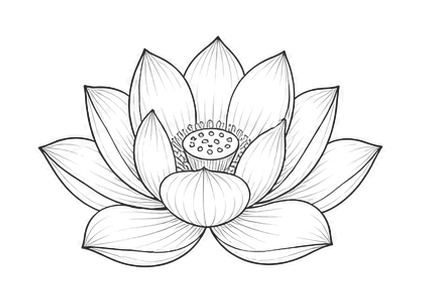
#> input picture Image_collections/primary-decor/florals/F01-lotus-front.png, 421 x 305 px
$ python extract-approved-flower-assets.py ../Image_collections/primary-decor/florals/F01-lotus-front.png out.png
#> lines starting #> are read from the running program, lines starting #| are printed output that depends on the picture; after the words box and inside, x2 and y2 are one past the last pixel; in counts of white or black regions, pixels touching at a corner belong together
from __future__ import annotations

import argparse
from pathlib import Path

from PIL import Image


def extract(
    source: Image.Image,
    *,
    column: int,
    row: int,
    columns: int,
    rows: int,
    output: Path,
) -> None:
    cell_width = source.width // columns
    cell_height = source.height // rows
    left = column * cell_width
    top = row * cell_height
    right = source.width if column == columns - 1 else left + cell_width
    bottom = source.height if row == rows - 1 else top + cell_height

    cell = source.crop((left, top, right, bottom)).convert("RGB")
    luminance = cell.convert("L")
    alpha = luminance.point(lambda value: 0 if value >= 250 else 255 - value)
    bbox = alpha.getbbox()
    if bbox is None:
        raise ValueError(f"No flower found in cell ({column}, {row})")

    alpha = alpha.crop(bbox)
    width, height = alpha.size
    padding = max(24, round(max(width, height) * 0.10))
    result = Image.new(
        "RGBA",
        (width + padding * 2, height + padding * 2),
        (0, 0, 0, 0),
    )
    ink = Image.new("RGBA", (width, height), (35, 35, 35, 255))
    ink.putalpha(alpha)
    result.alpha_composite(ink, (padding, padding))

    output.parent.mkdir(parents=True, exist_ok=True)
    result.save(output, optimize=True)


def main() -> None:
    parser = argparse.ArgumentParser()
    parser.add_argument("source", type=Path)
    parser.add_argument("output_root", type=Path)
    parser.add_argument(
        "--batch",
        choices=("F01-F12", "F13-F24", "SB01-SB12", "WF01-WF12", "HD01-HD12"),
        default="F01-F12",
    )
    args = parser.parse_args()

    image = Image.open(args.source)
#> image is the input picture: PIL image 421x305 RGBA; mean R, G, B, A 7.2, 7.2, 7.2, 13.9
    if args.batch == "F01-F12":
        assets = [
            ("F01-lotus-front.png", 0, 0),
            ("F02-lotus-side.png", 1, 0),
            ("F03-peony.png", 2, 0),
            ("F04-chrysanthemum.png", 3, 0),
            ("F05-orchid-spray.png", 0, 1),
            ("F06-small-flower-branch.png", 1, 1),
            ("F07-areca-blossom.png", 2, 1),
            ("F08-peach-blossom.png", 3, 1),
            ("F09-camellia.png", 0, 2),
            ("F10-magnolia.png", 1, 2),
            ("F11-vertical-flower-stem.png", 2, 2),
            ("F12-leaf-bud-filler.png", 3, 2),
        ]
    elif args.batch == "F13-F24":
        assets = [
            ("F13-garden-rose.png", 0, 0),
            ("F14-spray-rose.png", 1, 0),
            ("F15-hydrangea.png", 2, 0),
            ("F16-calla-lilies.png", 3, 0),
            ("F17-lily-stem.png", 0, 1),
            ("F18-babys-breath.png", 1, 1),
            ("F19-ranunculus.png", 2, 1),
            ("F20-anemone.png", 3, 1),
            ("F21-plum-blossom.png", 0, 2),
            ("F22-apricot-blossom.png", 1, 2),
            ("F23-carnation.png", 2, 2),
            ("F24-freesia.png", 3, 2),
        ]
    elif args.batch == "SB01-SB12":
        assets = [
            ("small-bouquets/SB01-lotus-cluster.png", 0, 0),
            ("small-bouquets/SB02-peony-jasmine.png", 1, 0),
            ("small-bouquets/SB03-orchid-cluster.png", 2, 0),
            ("small-bouquets/SB04-chrysanthemum-buds.png", 3, 0),
            ("small-bouquets/SB05-rose-babys-breath.png", 0, 1),
            ("small-bouquets/SB06-hydrangea-leaves.png", 1, 1),
            ("small-bouquets/SB07-calla-leaves.png", 2, 1),
            ("small-bouquets/SB08-lily-freesia.png", 3, 1),
            ("small-bouquets/SB09-magnolia-buds.png", 0, 2),
            ("small-bouquets/SB10-peach-plum.png", 1, 2),
            ("small-bouquets/SB11-camellia-carnation.png", 2, 2),
            ("small-bouquets/SB12-lotus-areca.png", 3, 2),
        ]
    elif args.batch == "WF01-WF12":
        assets = [
            ("single-flowers/WF01-lotus-front.png", 0, 0),
            ("single-flowers/WF02-lotus-side.png", 1, 0),
            ("single-flowers/WF03-peony.png", 2, 0),
            ("single-flowers/WF04-chrysanthemum.png", 3, 0),
            ("single-flowers/WF05-orchid-spray.png", 0, 1),
            ("single-flowers/WF06-small-flower-branch.png", 1, 1),
            ("single-flowers/WF07-areca-blossom.png", 2, 1),
            ("single-flowers/WF08-peach-blossom.png", 3, 1),
            ("single-flowers/WF09-camellia.png", 0, 2),
            ("single-flowers/WF10-magnolia.png", 1, 2),
            ("single-flowers/WF11-vertical-flower-stem.png", 2, 2),
            ("single-flowers/WF12-leaf-bud-filler.png", 3, 2),
        ]
    else:
        assets = [
            ("horizontal-dividers/HD01-lotus-divider.png", 0, 0),
            ("horizontal-dividers/HD02-peony-divider.png", 1, 0),
            ("horizontal-dividers/HD03-orchid-divider.png", 2, 0),
            ("horizontal-dividers/HD04-chrysanthemum-divider.png", 3, 0),
            ("horizontal-dividers/HD05-rose-divider.png", 0, 1),
            ("horizontal-dividers/HD06-hydrangea-divider.png", 1, 1),
            ("horizontal-dividers/HD07-calla-divider.png", 2, 1),
            ("horizontal-dividers/HD08-freesia-divider.png", 3, 1),
            ("horizontal-dividers/HD09-magnolia-divider.png", 0, 2),
            ("horizontal-dividers/HD10-plum-blossom-divider.png", 1, 2),
            ("horizontal-dividers/HD11-camellia-divider.png", 2, 2),
            ("horizontal-dividers/HD12-babys-breath-divider.png", 3, 2),
        ]

    for filename, column, row in assets:
        extract(
            image,
            column=column,
            row=row,
            columns=4,
            rows=3,
            output=args.output_root / filename,
        )
#> this loop made 12 passes
#> bbox in extract on passes 1 to 12: (0, 0, 105, 101), (0, 0, 105, 101), (0, 0, 105, 101), (0, 0, 106, 101), (0, 0, 105, 101), (0, 0, 105, 101), (0, 0, 105, 101), (0, 0, 106, 101), (0, 0, 105, 103), (0, 0, 105, 103), (0, 0, 105, 103), (0, 0, 106, 103)
#> pass 1, in extract, `cell = source.crop((left, top, right, bottom)).convert("RGB")`:
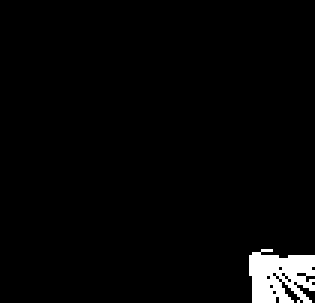
#> cell: PIL image 105x101 RGB (shown 3 times larger); values 0 (black) and 35 (white), 2.8% white; 1 white region, box (x1, y1, x2, y2) and area: (83, 83, 105, 101) 294


if __name__ == "__main__":
    main()
